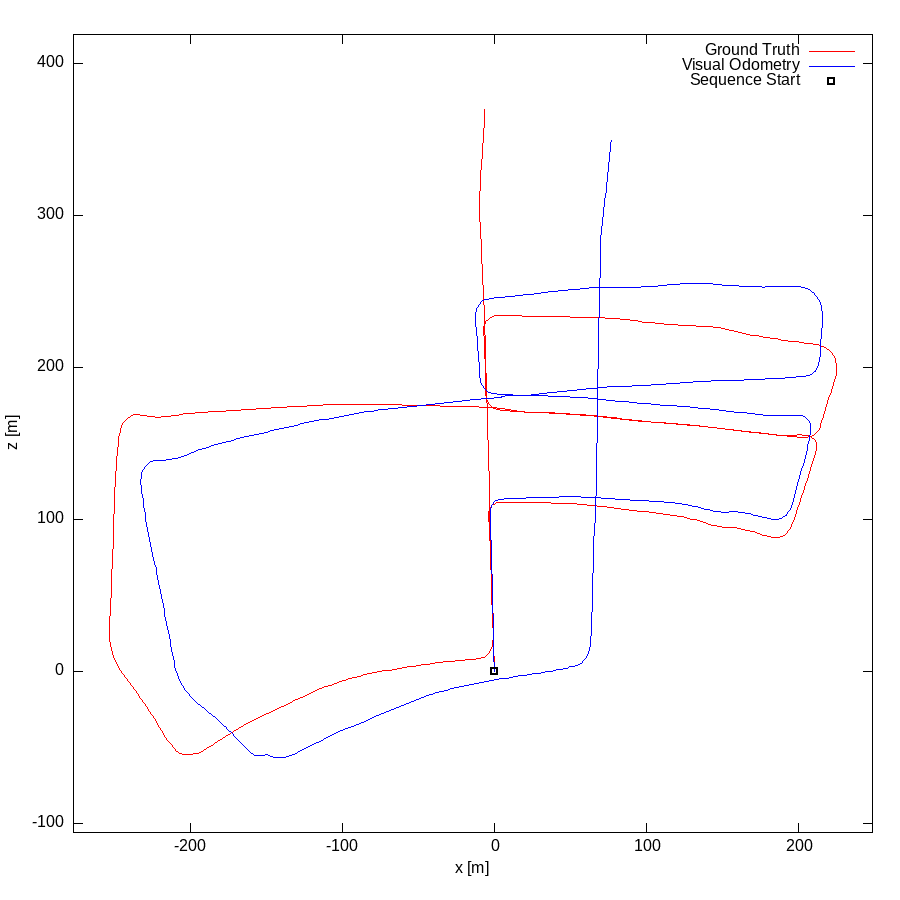

Generate this figure with gnuplot:
set term postscript eps enhanced color
set output "05.eps"
set size ratio -1
set xrange [-277:249]
set yrange [-106:419]
set xlabel "x [m]"
set ylabel "z [m]"
plot "05.txt" using 1:2 lc rgb "#FF0000" title 'Ground Truth' w lines,"05.txt" using 3:4 lc rgb "#0000FF" title 'Visual Odometry' w lines,"< head -1 05.txt" using 1:2 lc rgb "#000000" pt 4 ps 1 lw 2 title 'Sequence Start' w points
